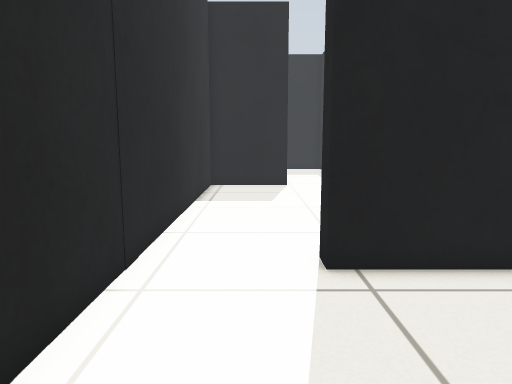
View 1 (above)

23 first-person views from a walk through a robot-simulator world made for Gazebo. The camera is 0.64 m above the floor, tilts 8° down and sees 70° across. The floor is counted in squares, 0.25 m on a side. Each view is taken from the middle of a square. On the plan, view 1 faces up. The plan holds only what a view shows up to about 20 squares ahead; the rest is blank.

View 2
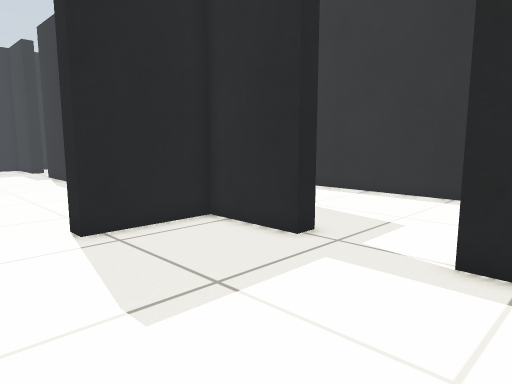

View 3
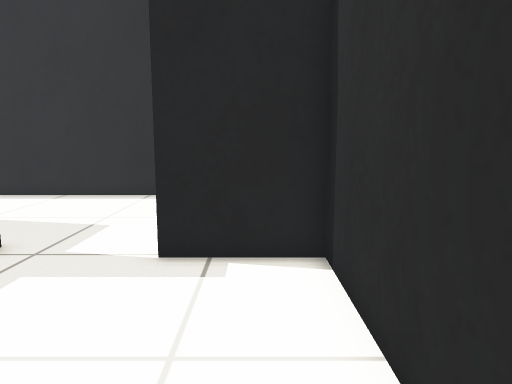

View 4
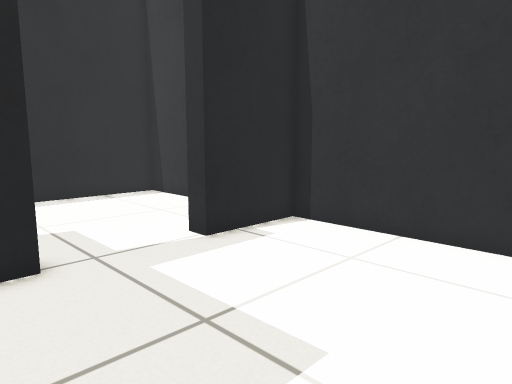

View 5
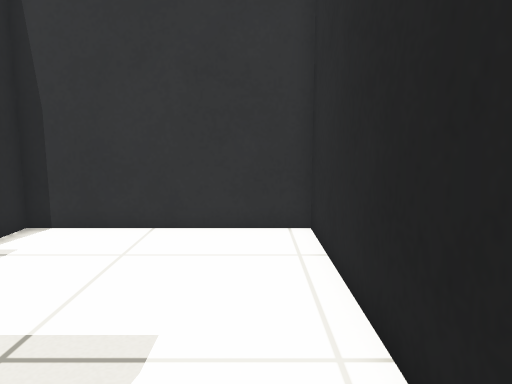

View 6
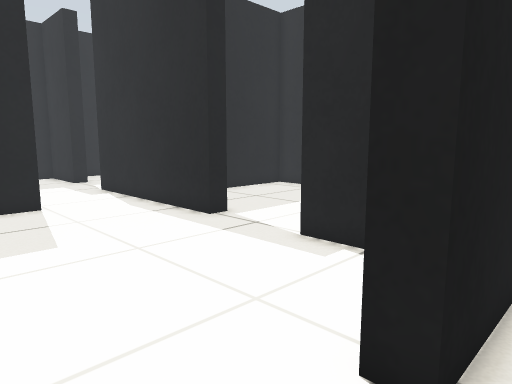

View 7
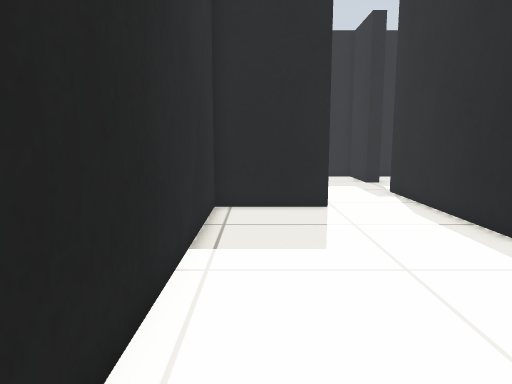

View 8
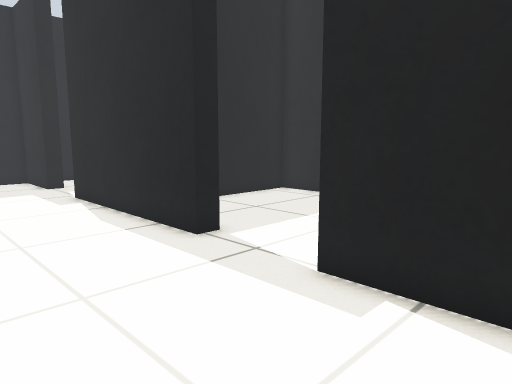

View 9
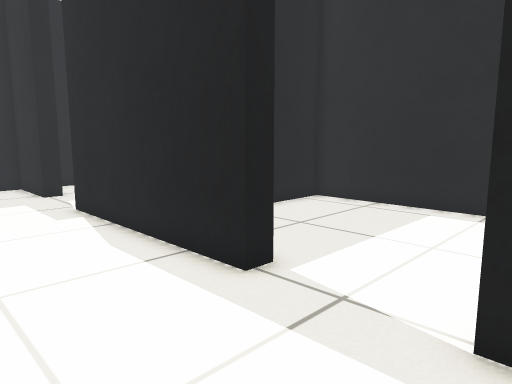

View 10
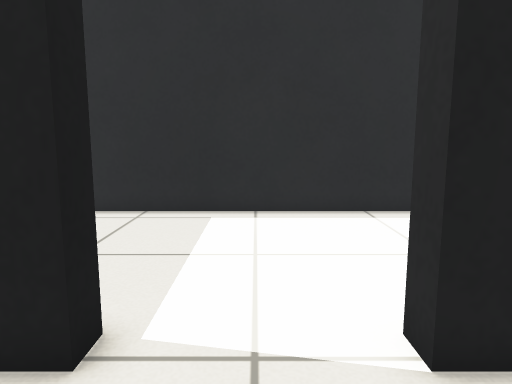

View 11
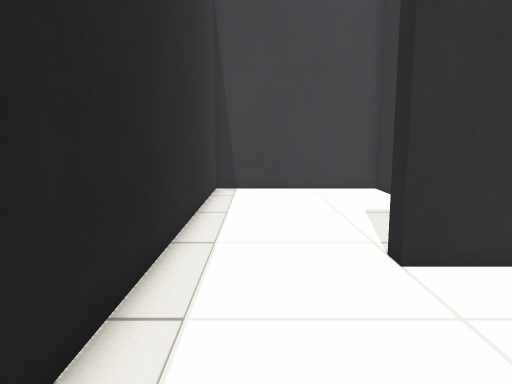

View 12
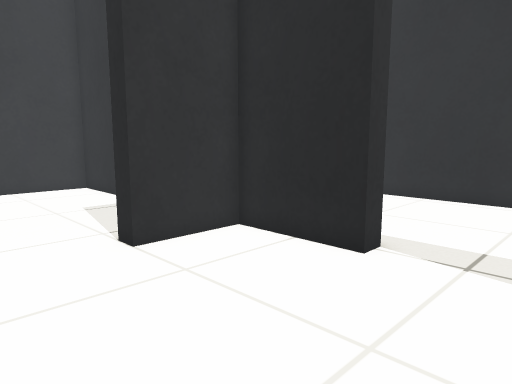

View 13
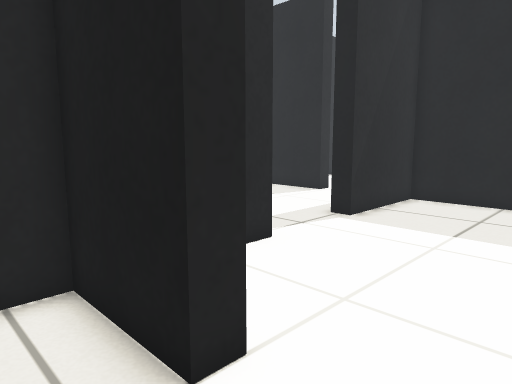

View 14
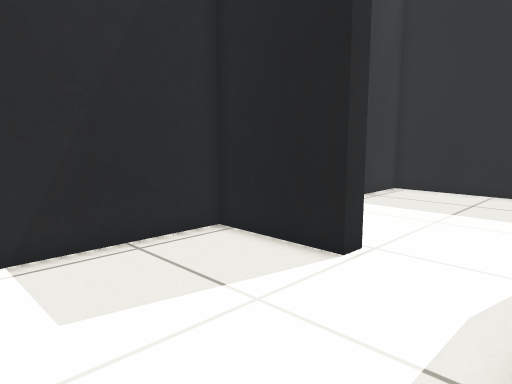

View 15
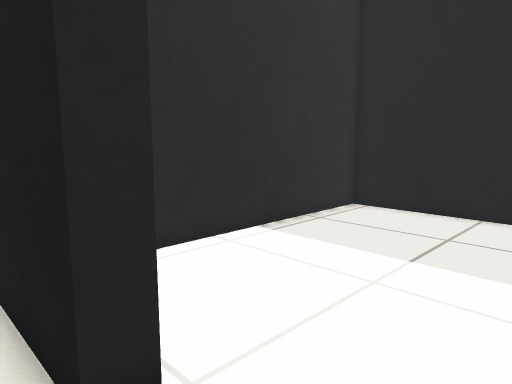

View 16
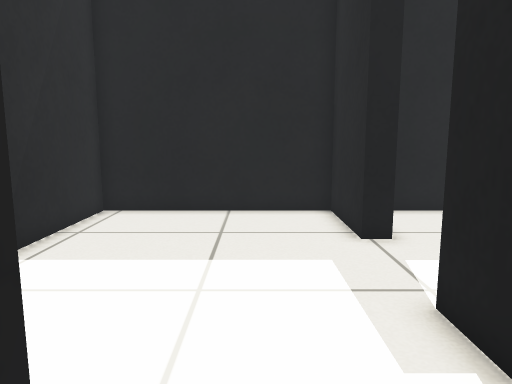

View 17
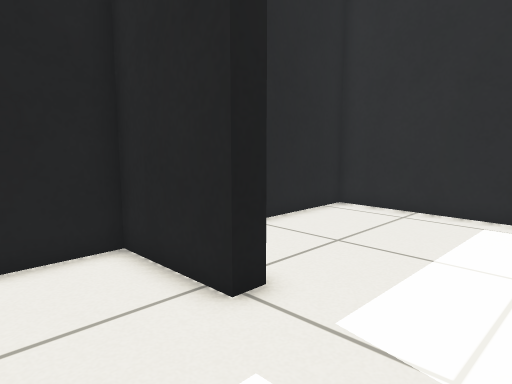

View 18
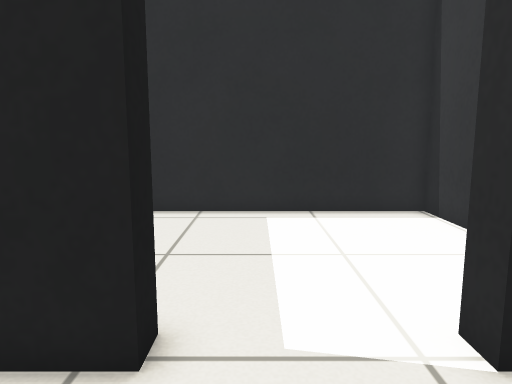

View 19
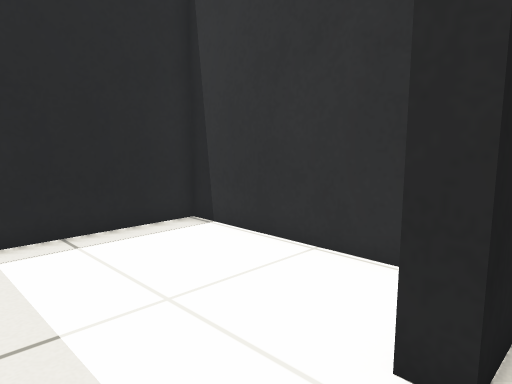

View 20
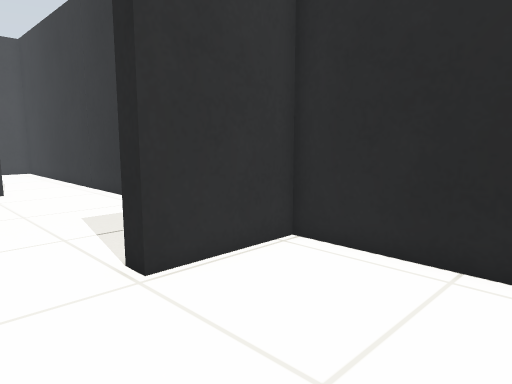

View 21
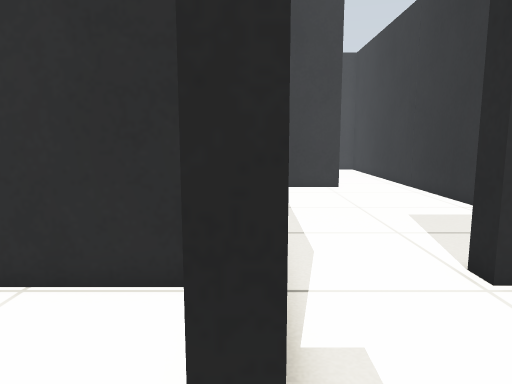

View 22
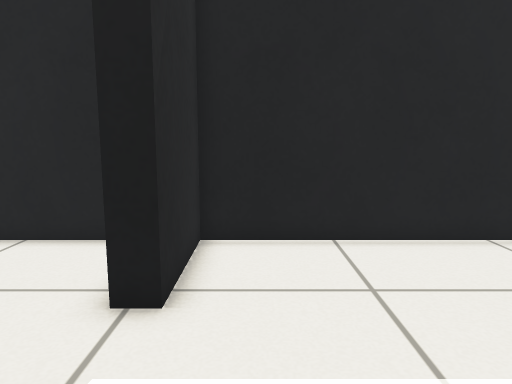

View 23
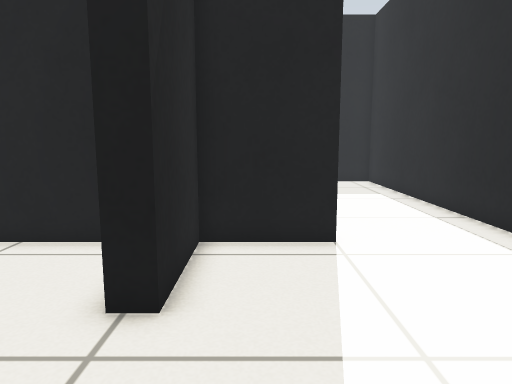

### Floor plan
Ten units are one square. View 1 is at (0, 0); x grows to the right and y downward. Boxes are objects, and circles mark ways between rooms. Rooms are numbered by the first view taken in them; rooms with no view inside come last. Other rooms are left out.
<svg viewBox="-31 -337 188 387">
<path fill="none" stroke="#000" d="M66 -31 58 -31 58 -70 14 -70 14 -78M-26 -85 -26 45 58 45 58 9 66 9M66 -160 58 -160 58 -226M18 -219 18 -210 -26 -210 -26 -85M14 -78 43 -78M58 -88 58 -120 66 -120M66 -120 66 -78 100 -78M152 -85 152 -210 66 -210 66 -160M66 9 66 45 152 45 152 -85M100 -78 100 -70 66 -70 66 -31M66 -293 58 -293 58 -332 -26 -332 -26 -219 18 -219M58 -226 58 -253 66 -253M73 -219 152 -219 152 -332 66 -332 66 -293"/>
<circle cx="-5" cy="-75" r="3" fill="#2a7"/>
<circle cx="65" cy="-10" r="3" fill="#2a7"/>
<circle cx="65" cy="-140" r="3" fill="#2a7"/>
<circle cx="35" cy="-215" r="3" fill="#2a7"/>
<circle cx="125" cy="-75" r="3" fill="#2a7"/>
<circle cx="65" cy="-275" r="3" fill="#2a7"/>
<text x="20" y="-20">1</text>
<text x="20" y="-150">2</text>
<text x="110" y="-150">3</text>
<text x="110" y="-20">4</text>
<text x="20" y="-280">5</text>
<text x="110" y="-280">6</text>
</svg>
Room 1 opens to room 2. Room 1 opens to room 4. Room 2 opens to room 3. Room 2 opens to room 5. Room 3 opens to room 4. Room 5 opens to room 6.

Where each view was taken, in squares from view 1:
view 1: 0 up, 0 right, facing up
view 2: 3 down, 2 left, facing up-right
view 3: 3 down, 2 left, facing right
view 4: 5 up, 2 left, facing down-right
view 5: 6 up, 1 left, facing down
view 6: 6 up, 2 left, facing up-right
view 7: 7 up, 1 left, facing up
view 8: 8 up, 0 right, facing up-right
view 9: 11 up, 1 right, facing up-right
view 10: 14 up, 2 right, facing right
view 11: 15 up, 13 right, facing down
view 12: 16 up, 14 right, facing down-left
view 13: 5 up, 13 right, facing up-left
view 14: 14 up, 6 right, facing up-left
view 15: 20 up, 5 right, facing up-left
view 16: 20 up, 3 right, facing up
view 17: 25 up, 2 right, facing up-right
view 18: 28 up, 2 right, facing right
view 19: 29 up, 5 right, facing down-right
view 20: 28 up, 5 right, facing down-left
view 21: 28 up, 6 right, facing down
view 22: 24 up, 8 right, facing up
view 23: 2 down, 8 right, facing up
